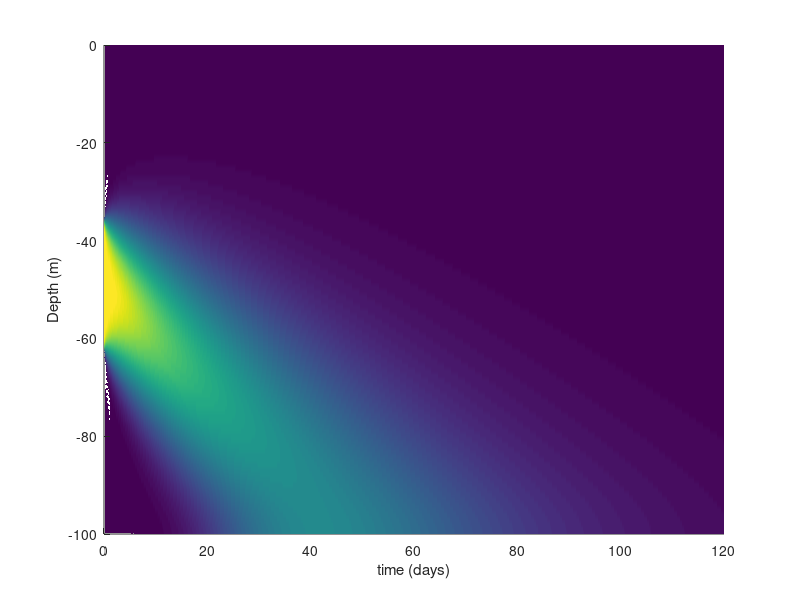

MATLAB code for this plot:
function result = model1()

% Biological parameters:
w = 1; % m/day
D = 5;
zBottom = 100; % m

% Numerical parameters:
n = 100; % no. of grid cells
dz = zBottom/n;

% Set up grid:
z = linspace(0,zBottom,n);

% Initial conditions:
P0 = zeros(1,n);
P0(floor(3*end/8):floor(5*end/8)) = 10;

[t, P] = ode45(@f, [0 120], P0);

clf
surface(t,-z,P')
shading interp
xlabel('time (days)')
ylabel('Depth (m)')
zlim([0 max(P(:))])
zlabel('P')


  function dPdt = f(t,P)
    Ja(2:n+1) = w*P;
    Ja(1) = 0;
    
    Jd(2:n) = -D/dz*(P(2:n) - P(1:n-1));
    Jd(1) = 0;
    Jd(n+1) = 0;
    
    J = Ja + Jd;
    
    dPdt = -(J(2:n+1)- J(1:n))'/dz;
  end
end
